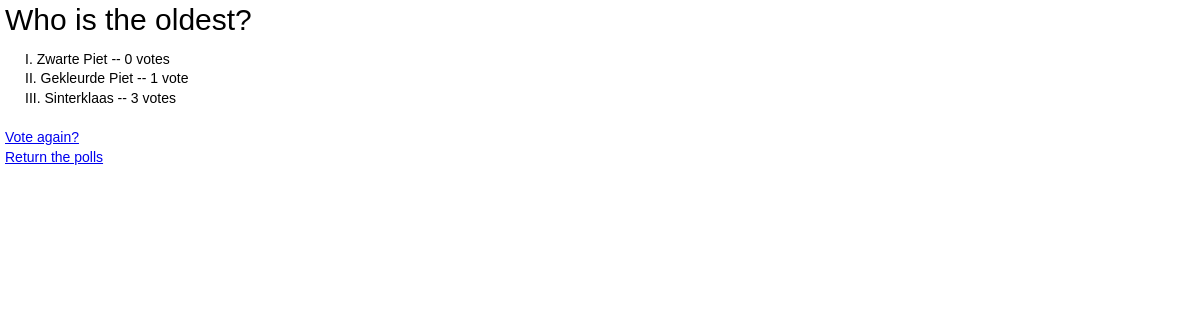
/polls/9/results/, run on the app's committed database.
### polls/models.py (models this page shows, shortened)
class Question(models.Model):
    question_text = models.CharField(max_length=200)
    pub_date = models.DateTimeField('date published')
    def was_published_recently(self):
        now = timezone.now()
        return now - datetime.timedelta(days=1) <= self.pub_date <= now
    was_published_recently.admin_order_field = 'pub_date'
    was_published_recently.boolean = True
    was_published_recently.short_description = 'Published recently?'

class Choice(models.Model):
    question = models.ForeignKey(Question)
    choice_text = models.CharField(max_length=200)
    votes = models.IntegerField(default=0)

### polls/views.py (the view)
# urls.py: url(r'^(?P<pk>\d+)/results/$', views.ResultsView.as_view(), name='results'),
class ResultsView(generic.DetailView):
    model = Question
    template_name = 'polls/results.html'

### polls/templates/polls/results.html (shortened to what this page needs)
{% load staticfiles %}
<link rel="stylesheet" type="text/css" href="{% static 'polls/style.css' %}" />
<h1>{{ question.question_text }}</h1>
<ul>
{% for choice in question.choice_set.all %}
    <li>{{ choice.choice_text }} -- {{ choice.votes }} vote{{ choice.votes|pluralize }}</li>
{% endfor %}
</ul>
<a href="{% url 'polls:detail' question.id %}">Vote again?</a><br>
<a href="http://localhost:8000/polls/">Return the polls</a>

### polls/static/polls/style.css (style rules this page uses)
h1 { font-size: 30px; margin: 10px 0 20px 0; }
ul { list-style-type: upper-roman; list-style-position: inside; }
li { display: list-item; margin-left: 20px; }

### data on the page
Question: question_text "Who is the oldest?"
Choice: choice_text "Zwarte Piet", votes "0"
Choice: choice_text "Gekleurde Piet", votes "1"
Choice: choice_text "Sinterklaas", votes "3"
